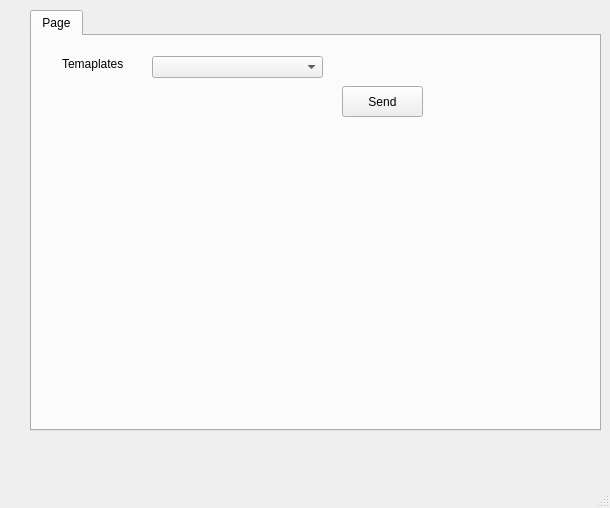
<?xml version="1.0" encoding="UTF-8"?>
<ui version="4.0">
 <class>MainWindow</class>
 <widget class="QMainWindow" name="MainWindow">
  <property name="geometry">
   <rect>
    <x>0</x>
    <y>0</y>
    <width>610</width>
    <height>508</height>
   </rect>
  </property>
  <property name="windowTitle">
   <string>MainWindow</string>
  </property>
  <widget class="QWidget" name="centralwidget">
   <widget class="QWidget" name="widget" native="true">
    <property name="geometry">
     <rect>
      <x>30</x>
      <y>10</y>
      <width>571</width>
      <height>441</height>
     </rect>
    </property>
    <widget class="QTabWidget" name="tabWidget">
     <property name="geometry">
      <rect>
       <x>0</x>
       <y>0</y>
       <width>571</width>
       <height>421</height>
      </rect>
     </property>
     <widget class="QWidget" name="tab">
      <attribute name="title">
       <string>Page</string>
      </attribute>
      <widget class="QComboBox" name="comboBox">
       <property name="geometry">
        <rect>
         <x>120</x>
         <y>20</y>
         <width>171</width>
         <height>22</height>
        </rect>
       </property>
      </widget>
      <widget class="QWidget" name="fieldsWidget" native="true">
       <property name="geometry">
        <rect>
         <x>20</x>
         <y>50</y>
         <width>281</width>
         <height>301</height>
        </rect>
       </property>
      </widget>
      <widget class="QPushButton" name="sendButton">
       <property name="geometry">
        <rect>
         <x>310</x>
         <y>50</y>
         <width>81</width>
         <height>31</height>
        </rect>
       </property>
       <property name="text">
        <string>Send</string>
       </property>
      </widget>
      <widget class="QLabel" name="label">
       <property name="geometry">
        <rect>
         <x>30</x>
         <y>20</y>
         <width>81</width>
         <height>16</height>
        </rect>
       </property>
       <property name="text">
        <string>Temaplates</string>
       </property>
      </widget>
     </widget>
    </widget>
   </widget>
  </widget>
  <widget class="QMenuBar" name="menubar">
   <property name="geometry">
    <rect>
     <x>0</x>
     <y>0</y>
     <width>610</width>
     <height>18</height>
    </rect>
   </property>
  </widget>
  <widget class="QStatusBar" name="statusbar"/>
 </widget>
 <resources/>
 <connections/>
</ui>
